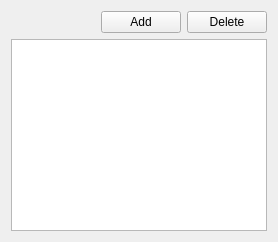
             <widget class="QWidget" name="seasons_tab">
              <attribute name="title">
               <string>Seasons</string>
              </attribute>
              <layout class="QVBoxLayout" name="verticalLayout_4">
               <item>
                <layout class="QHBoxLayout" name="horizontalLayout">
                 <item>
                  <spacer name="horizontalSpacer">
                   <property name="orientation">
                    <enum>Qt::Horizontal</enum>
                   </property>
                   <property name="sizeHint" stdset="0">
                    <size>
                     <width>40</width>
                     <height>20</height>
                    </size>
                   </property>
                  </spacer>
                 </item>
                 <item>
                  <widget class="QPushButton" name="cmd_add_season">
                   <property name="text">
                    <string>Add</string>
                   </property>
                  </widget>
                 </item>
                 <item>
                  <widget class="QPushButton" name="cmd_del_season">
                   <property name="text">
                    <string>Delete</string>
                   </property>
                  </widget>
                 </item>
                </layout>
               </item>
               <item>
                <widget class="QTableView" name="seasonsView"/>
               </item>
              </layout>
             </widget>
